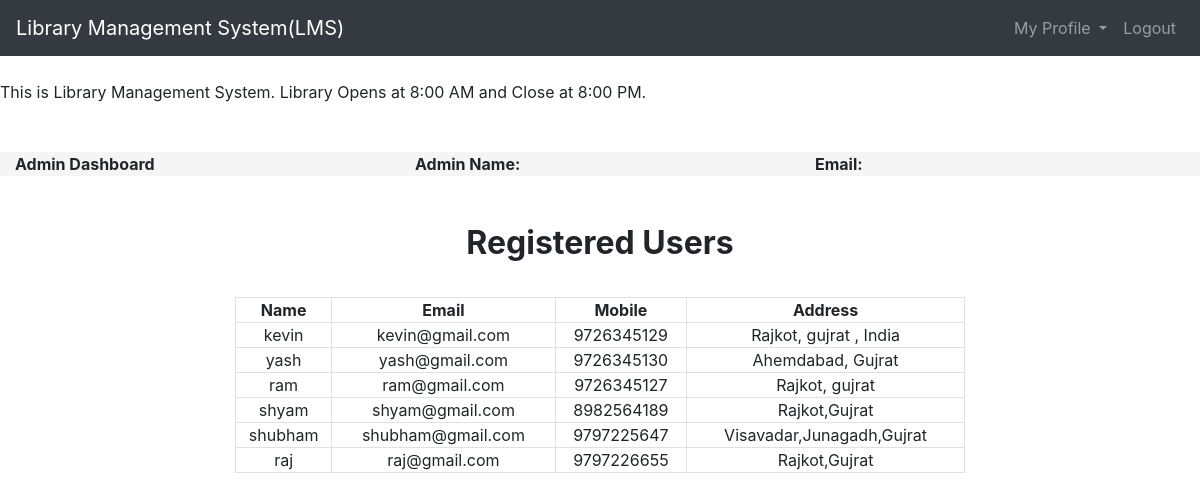
/admin/regusers.php, run on the app's committed database.
### tables this page shows
CREATE TABLE `users` (
  `id` int(11) NOT NULL,
  `name` varchar(255) DEFAULT NULL,
  `email` varchar(255) DEFAULT NULL,
  `password` varchar(255) DEFAULT NULL,
  `mobile` varchar(255) NOT NULL,
  `address` varchar(255) NOT NULL
);

### admin/regusers.php (the view, shortened to what this page needs)
<?php
    $connection = mysqli_connect("localhost","root","");
    $query= " select * from users";
?>
<!DOCTYPE html>
<html lang="en">
<head>
    <link rel="stylesheet" href="../css/style.css">
    <link rel="stylesheet" href="https://maxcdn.bootstrapcdn.com/bootstrap/4.5.2/css/bootstrap.min.css">
</head>
<body>
<nav class="navbar navbar-expand-lg navbar-dark bg-dark">
  <a class="navbar-brand" href="admin_dashboard.php">Library Management System(LMS)</a>
  <div class="collapse navbar-collapse" id="navbarSupportedContent">
    <ul class="nav navbar-nav ml-auto">
    <li class="nav-item dropdown">
        <a class="nav-link dropdown-toggle" href="#" id="navbarDropdown" role="button" data-toggle="dropdown"
         aria-haspopup="true" aria-expanded="false">
          My Profile
        </a>
      </li>
        <li class="nav-item">
        <a class="nav-link" href="logout.php">Logout</a>
      </li>
    </ul>
  </div>
</nav>
<br>
<span><marquee behavior="" direction="">This is Library Management System. Library Opens at 8:00 AM and Close
    at 8:00 PM.</marquee></span><br><br>
<div class="container-fluid" id="user">
    <div class="row">
        <div class="col-lg-4 col-mg-4 col-12">
        <span><strong class="text-black">Admin Dashboard</strong></span>
        </div>
        <div class="col-lg-4 col-mg-4 col-12">
        <span><strong class="text-black">Admin Name: <?php echo $_SESSION['name']; ?></strong></span>
        </div>
        <div class="col-lg-4 col-mg-4 col-12">
        <span><strong class="text-black">Email: <?php echo $_SESSION['email']; ?></strong></span>
        </div>
    </div>
</div>
<br><br>
<div class="container headings text-center" style="margin-bottom:35px;">
		<h2 class="text-center font-weight-bold">Registered Users</h2>
</div>
<div class="container">
    <div class="row">
        <div class="col-lg-8 col-md-10 col-12 offset-lg-2 offset-md-1">
            <form>
                <table class="table-bordered" width="100%"  style="text-align: center; overflow:auto;">
                    <tr>
                        <th>Name</th>
                        <th>Email</th>
                        <th>Mobile</th>
                        <th>Address</th>
                    </tr>
                    <?php
                         $query_run = mysqli_query($connection,$query);
                         while ($row = mysqli_fetch_assoc($query_run)){
                               $name = $row['name'];
                               $email = $row['email'];
                               $mobile = $row['mobile'];
                               $address = $row['address'];
                    ?>
                    <tr>
                        <td><?php echo $name; ?></td>
                        <td><?php echo $email; ?></td>
                        <td><?php echo $mobile; ?></td>
                        <td><?php echo $address; ?></td>
                    </tr>
                    <?php
                     }
                    ?>
                </table>
            </form>
        </div>
    </div>
</div>
</body>
</html>

### css/style.css (style rules this page uses)
* { margin: 0; padding: 0; box-sizing: border-box; }
#user { background-color: whitesmoke; }

### data on the page
users: name "kevin", email "kevin@gmail.com", mobile "9726345129", address "Rajkot, gujrat , India"
users: name "yash", email "yash@gmail.com", mobile "9726345130", address "Ahemdabad, Gujrat"
users: name "ram", email "ram@gmail.com", mobile "9726345127", address "Rajkot, gujrat"
users: name "shyam", email "shyam@gmail.com", mobile "8982564189", address "Rajkot,Gujrat"
users: name "shubham", email "shubham@gmail.com", mobile "9797225647", address "Visavadar,Junagadh,Gujrat"
users: name "raj", email "raj@gmail.com", mobile "9797226655", address "Rajkot,Gujrat"
